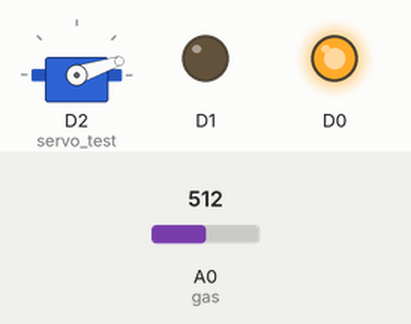
Recording of a sketch running on a simulated ESP8266 (NodeMCU). Shown: servo, output pins drawn as LEDs (lit = HIGH). The test bench sets the inputs (shaded band); at power-on: A0 (gas) = 512. WiFi joins after 1.5 s; servers stay silent unless stated; what the sketch prints to the serial monitor is not drawn.

Above: at 2.7 s.
2.8 s: A0 (gas) set to 216
7.8 s: A0 (gas) set to 189
12.8 s: A0 (gas) set to 306
At 17.26 s:
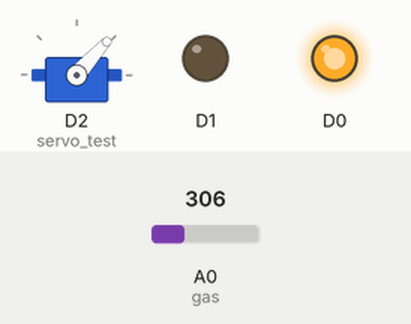
17.8 s: A0 (gas) set to 170
At 20.2 s:
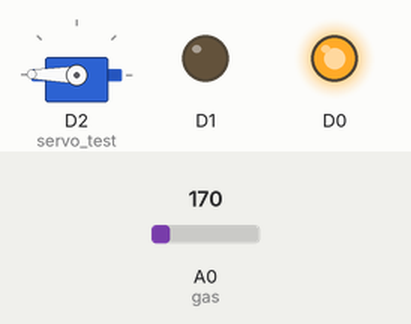
22.7 s: A0 (gas) set to 511
At 26.07 s:
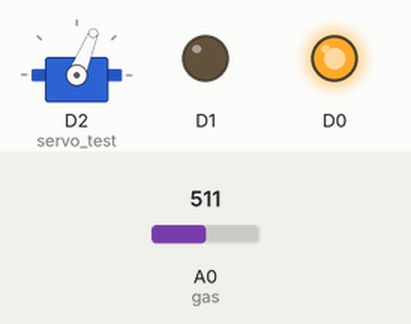
Timing chart, 0 to 28.7 s (numbered marks = the images above; inputs shaded):
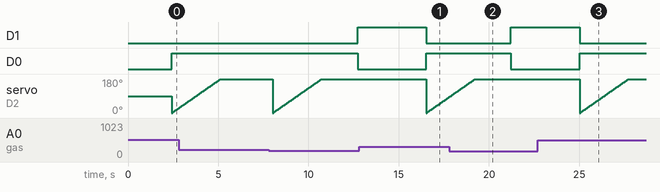

Measured:
- after the input at 7.8 s, D1: LOW → HIGH after 4.9 s; D0: HIGH → LOW after 4.9 s
- after the input at 12.8 s, D1: HIGH → LOW after 3.7 s; D0: LOW → HIGH after 3.7 s
- after the input at 17.8 s, D1: LOW → HIGH after 3.4 s; D0: HIGH → LOW after 3.4 s; servo on D2 (servo_test): goes on until 19.2 s, then stays 179°
- after the input at 22.7 s, D1: HIGH → LOW after 2.3 s; D0: LOW → HIGH after 2.3 s

The sketch:

Air_pollution_monitoring.ino
```cpp
#include <ESP8266WiFi.h>
#include <WiFiClient.h>
#include <ThingSpeak.h>
#include <Servo.h>

Servo servo_test;
int gas = A0;
int co = 17; // Example: Carbon Monoxide sensor connected to GPIO pin 17
int no2 = 18; // Example: Nitrogen Dioxide sensor connected to GPIO pin 18
const char* ssid = "Bablu";//your hotspot ID
const char* password = "123451234";//your password
WiFiClient client;
unsigned long myChannelNumber = 2535162;//your ThingSpeak channel ID
const char * myWriteAPIKey = "3CPQCIOEV53ALC7L";// API Key

void setup()
{
  pinMode(D0, OUTPUT);
  pinMode(D1, OUTPUT);
  pinMode(gas, INPUT);
  pinMode(co, INPUT); // Set CO sensor pin as input
  pinMode(no2, INPUT); // Set NO2 sensor pin as input
  servo_test.attach(D2);
  Serial.begin(115200);
  delay(10);
  // Connect to WiFi network
  Serial.println();
  Serial.println();
  Serial.print("Connecting to ");
  Serial.println(ssid);
  WiFi.begin(ssid, password);
  while (WiFi.status() != WL_CONNECTED)
  {
    delay(500);
    Serial.print(".");
  }
  Serial.println("");
  Serial.println("WiFi connected");
  // Print the IP address
  Serial.println(WiFi.localIP());
  ThingSpeak.begin(client);
}

void loop()
{
  static boolean data_state = true;
  int gasValue = analogRead(gas);
  float gasConcentration = gasValue * (5.0 / 1023.0);

  int coValue = analogRead(co);
  float coConcentration = coValue * (5.0 / 1023.0);

  int no2Value = analogRead(no2);
  float no2Concentration = no2Value * (5.0 / 1023.0);

  if (gasConcentration > 1 || coConcentration > 1 || no2Concentration > 1)
  {
    ThingSpeak.writeField(myChannelNumber, 1, gasConcentration, myWriteAPIKey);
    ThingSpeak.writeField(myChannelNumber, 2, coConcentration, myWriteAPIKey);
    ThingSpeak.writeField(myChannelNumber, 3, no2Concentration, myWriteAPIKey);
    Serial.println("Data uploaded");
    digitalWrite(D1, LOW);
    digitalWrite(D0, HIGH);
    for (int angle = 0; angle < 180; angle += 1)    // command to move from 0 degrees to 180 degrees
    {
      servo_test.write(angle);                 //command to rotate the servo to the specified angle
      delay(15);
    }
  }
  else
  {
    digitalWrite(D0, LOW);
    digitalWrite(D1, HIGH);
    ThingSpeak.writeField(myChannelNumber, 1, gasConcentration, myWriteAPIKey);
    ThingSpeak.writeField(myChannelNumber, 2, coConcentration, myWriteAPIKey);
    ThingSpeak.writeField(myChannelNumber, 3, no2Concentration, myWriteAPIKey);
    Serial.println("Data uploaded");
  }
  Serial.print("Gas Concentration: ");
  Serial.println(gasConcentration);
  Serial.print("CO Concentration: ");
  Serial.println(coConcentration);
  Serial.print("NO2 Concentration: ");
  Serial.println(no2Concentration);
  delay(1000);

  // Write to ThingSpeak. There are up to 8 fields in a channel, allowing you to store up to 8 different
  // pieces of information in a channel. Here, we write to fields 1, 2, and 3 for gas, CO, and NO2 respectively.
  delay(1000); // ThingSpeak will only accept updates every 1 second.
}
```
